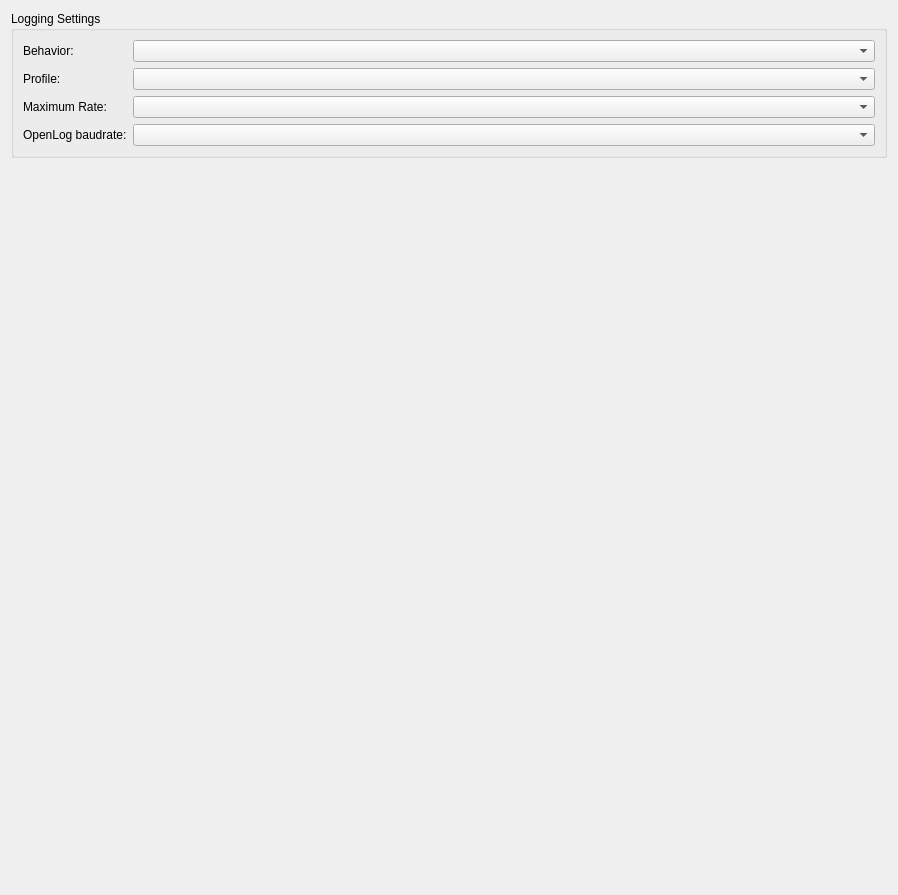
         <widget class="QWidget" name="scrollAreaWidgetContents_5">
          <property name="geometry">
           <rect>
            <x>0</x>
            <y>0</y>
            <width>898</width>
            <height>895</height>
           </rect>
          </property>
          <layout class="QVBoxLayout" name="verticalLayout_17">
           <item>
            <widget class="QGroupBox" name="groupBox_2">
             <property name="title">
              <string>Logging Settings</string>
             </property>
             <layout class="QFormLayout" name="formLayout_5">
              <item row="0" column="0">
               <widget class="QLabel" name="lblLogBehavior">
                <property name="text">
                 <string>Behavior:</string>
                </property>
               </widget>
              </item>
              <item row="0" column="1">
               <widget class="QComboBox" name="cbLogBehavior">
                <property name="objrelation" stdset="0">
                 <stringlist notr="true">
                  <string>objname:LoggingSettings</string>
                  <string>fieldname:LogBehavior</string>
                 </stringlist>
                </property>
               </widget>
              </item>
              <item row="1" column="0">
               <widget class="QLabel" name="lblLogProfile">
                <property name="text">
                 <string>Profile:</string>
                </property>
               </widget>
              </item>
              <item row="1" column="1">
               <widget class="QComboBox" name="cbLogProfile">
                <property name="objrelation" stdset="0">
                 <stringlist notr="true">
                  <string>objname:LoggingSettings</string>
                  <string>fieldname:Profile</string>
                 </stringlist>
                </property>
               </widget>
              </item>
              <item row="2" column="0">
               <widget class="QLabel" name="lblMaxLogRate">
                <property name="text">
                 <string>Maximum Rate:</string>
                </property>
               </widget>
              </item>
              <item row="2" column="1">
               <widget class="QComboBox" name="cbMaxLogRate">
                <property name="objrelation" stdset="0">
                 <stringlist notr="true">
                  <string>objname:LoggingSettings</string>
                  <string>fieldname:MaxLogRate</string>
                 </stringlist>
                </property>
               </widget>
              </item>
              <item row="3" column="0">
               <widget class="QLabel" name="lbGPS_3">
                <property name="text">
                 <string>OpenLog baudrate:</string>
                </property>
               </widget>
              </item>
              <item row="3" column="1">
               <widget class="QComboBox" name="cb_gpsSpeed_2">
                <property name="objrelation" stdset="0">
                 <stringlist notr="true">
                  <string>objname:ModuleSettings</string>
                  <string>fieldname:OpenLogSpeed</string>
                 </stringlist>
                </property>
               </widget>
              </item>
             </layout>
            </widget>
           </item>
           <item>
            <spacer name="verticalSpacer_9">
             <property name="orientation">
              <enum>Qt::Vertical</enum>
             </property>
             <property name="sizeHint" stdset="0">
              <size>
               <width>20</width>
               <height>685</height>
              </size>
             </property>
            </spacer>
           </item>
          </layout>
         </widget>
